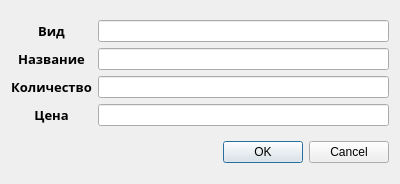
<?xml version="1.0" encoding="UTF-8"?>
<ui version="4.0">
 <class>Dialog</class>
 <widget class="QDialog" name="Dialog">
  <property name="geometry">
   <rect>
    <x>0</x>
    <y>0</y>
    <width>400</width>
    <height>184</height>
   </rect>
  </property>
  <property name="windowTitle">
   <string>Добавление блюд</string>
  </property>
  <layout class="QVBoxLayout" name="verticalLayout_3">
   <item>
    <layout class="QHBoxLayout" name="horizontalLayout">
     <item>
      <layout class="QVBoxLayout" name="verticalLayout_4">
       <item>
        <layout class="QVBoxLayout" name="verticalLayout_2">
         <item>
          <widget class="QLabel" name="label_5">
           <property name="font">
            <font>
             <family>Malgun Gothic</family>
             <pointsize>10</pointsize>
             <weight>75</weight>
             <bold>true</bold>
            </font>
           </property>
           <property name="text">
            <string>Вид</string>
           </property>
           <property name="alignment">
            <set>Qt::AlignCenter</set>
           </property>
          </widget>
         </item>
         <item>
          <widget class="QLabel" name="label">
           <property name="sizePolicy">
            <sizepolicy hsizetype="Preferred" vsizetype="Preferred">
             <horstretch>0</horstretch>
             <verstretch>0</verstretch>
            </sizepolicy>
           </property>
           <property name="font">
            <font>
             <family>Malgun Gothic</family>
             <pointsize>10</pointsize>
             <weight>75</weight>
             <bold>true</bold>
            </font>
           </property>
           <property name="layoutDirection">
            <enum>Qt::LeftToRight</enum>
           </property>
           <property name="text">
            <string>Название</string>
           </property>
           <property name="alignment">
            <set>Qt::AlignCenter</set>
           </property>
          </widget>
         </item>
         <item>
          <widget class="QLabel" name="label_2">
           <property name="font">
            <font>
             <family>Malgun Gothic</family>
             <pointsize>10</pointsize>
             <weight>75</weight>
             <bold>true</bold>
            </font>
           </property>
           <property name="contextMenuPolicy">
            <enum>Qt::PreventContextMenu</enum>
           </property>
           <property name="layoutDirection">
            <enum>Qt::RightToLeft</enum>
           </property>
           <property name="frameShadow">
            <enum>QFrame::Plain</enum>
           </property>
           <property name="text">
            <string>Количество</string>
           </property>
           <property name="textFormat">
            <enum>Qt::AutoText</enum>
           </property>
           <property name="alignment">
            <set>Qt::AlignCenter</set>
           </property>
           <property name="textInteractionFlags">
            <set>Qt::LinksAccessibleByMouse</set>
           </property>
          </widget>
         </item>
         <item>
          <widget class="QLabel" name="label_3">
           <property name="font">
            <font>
             <family>Malgun Gothic</family>
             <pointsize>10</pointsize>
             <weight>75</weight>
             <bold>true</bold>
            </font>
           </property>
           <property name="text">
            <string>Цена</string>
           </property>
           <property name="alignment">
            <set>Qt::AlignCenter</set>
           </property>
          </widget>
         </item>
        </layout>
       </item>
      </layout>
     </item>
     <item>
      <layout class="QVBoxLayout" name="verticalLayout">
       <item>
        <widget class="QLineEdit" name="view"/>
       </item>
       <item>
        <widget class="QLineEdit" name="name"/>
       </item>
       <item>
        <widget class="QLineEdit" name="quantity"/>
       </item>
       <item>
        <widget class="QLineEdit" name="pricee">
         <property name="minimumSize">
          <size>
           <width>100</width>
           <height>0</height>
          </size>
         </property>
        </widget>
       </item>
      </layout>
     </item>
    </layout>
   </item>
   <item>
    <layout class="QHBoxLayout" name="horizontalLayout_3">
     <item>
      <spacer name="horizontalSpacer">
       <property name="orientation">
        <enum>Qt::Horizontal</enum>
       </property>
       <property name="sizeHint" stdset="0">
        <size>
         <width>40</width>
         <height>20</height>
        </size>
       </property>
      </spacer>
     </item>
     <item>
      <layout class="QHBoxLayout" name="horizontalLayout_2">
       <item>
        <widget class="QPushButton" name="ok">
         <property name="text">
          <string>OK</string>
         </property>
        </widget>
       </item>
       <item>
        <widget class="QPushButton" name="cancel">
         <property name="text">
          <string>Cancel</string>
         </property>
        </widget>
       </item>
      </layout>
     </item>
    </layout>
   </item>
  </layout>
 </widget>
 <resources/>
 <connections/>
</ui>
